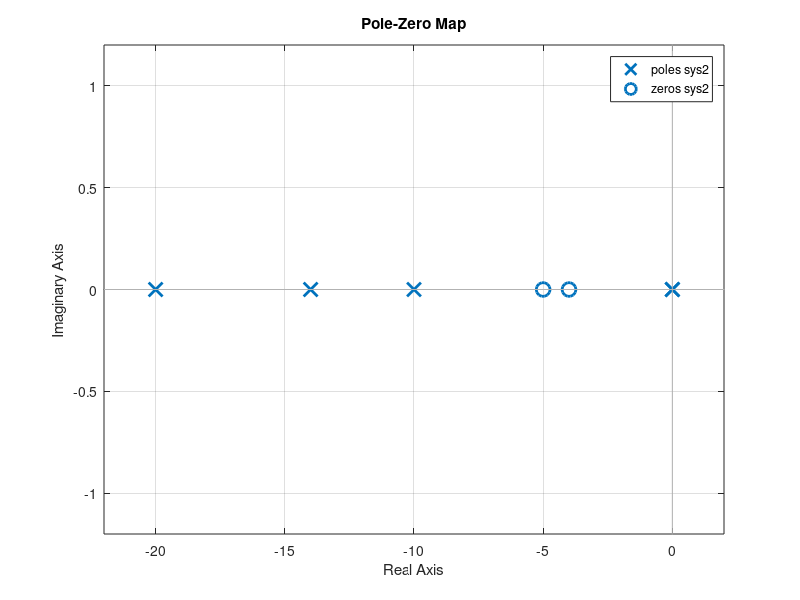
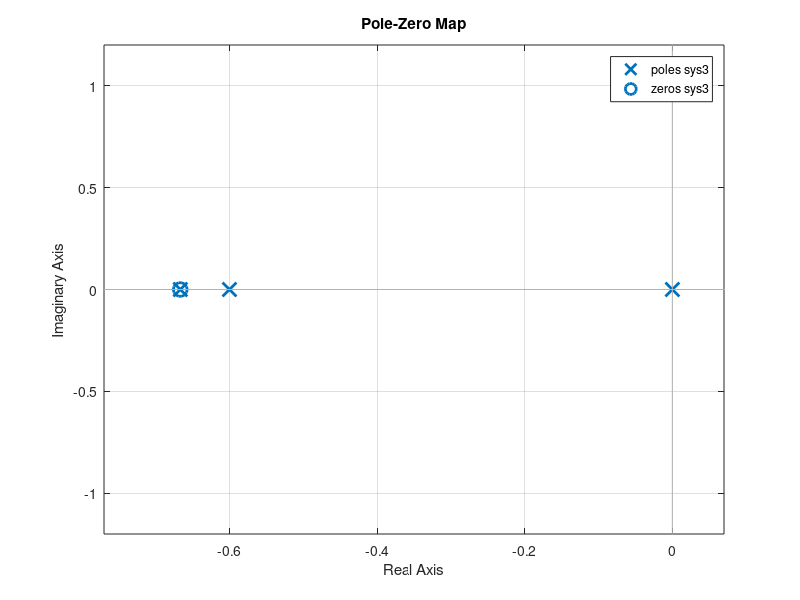

The MATLAB script that drew these images, in order: (Note: this script raises an error after producing the figures.)
clc;
clear all;
close all;
% Problem 1
C=[1 2 8 15 20 16 16];
p=roots(C);
disp(p)

c1= [5 5];
c2=[3 8 5];
c3=[1 3 3 1];
c=conv(conv(c1,c2),c3);
p1=roots(c);
disp(p1)
%Problem 2
a=[8];
a1=[1 3];
a2=[1 4];
num=conv(conv(a,a1),a2);
b=[1 0];
b1=[1 2];
b2=[1 2 5];
den=conv(conv(b,b1),b2);
sys=tf(num,den);
[p,z]=pzmap(sys);
disp(p)
disp(z)


num1=[1 3 2 1];
den1=[5 3 2 1 1 1];
sys1=tf(num1,den1);
[p1,z1]=pzmap(sys1);
disp(p1)
disp(z1)

%problem 3
e=[100];
e1=[1 5];
e2=[1 4];
num2=conv(conv(e,e1),e2);
disp(num2)
f=[1 0 0];
f1=[1 10];
f2=[1 14];
f3=[1 20];
den2=conv(conv(f,f1),conv(f2,f3));
disp(den2)
sys2=tf(num2,den2);
pzmap(sys2);

g=[100];
g1=[3 2];
num3=conv(g,g1);
h=[1 0];
h1=[5 3];
h3=[6 4];
den3=conv(conv(h,h1),h3);
sys3=tf(num3,den3);
figure(2);
pzmap(sys3);

%problem 4
s=tf('s');
G=100*(s+4)(s+20)/(s^3(s+100)*(s+500));
H= tf(1,1);
sys4=feedback(G,H);
disp(sys4)
sys5=feedback(G,H,+1);
disp(sys5)
